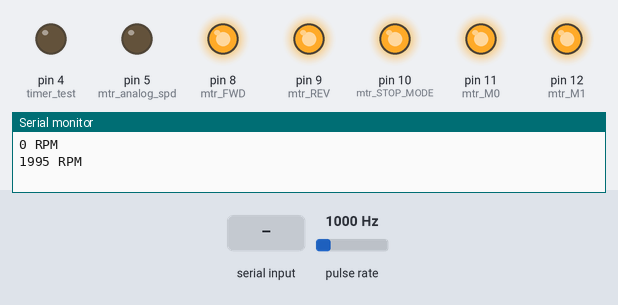
The sketch below on a simulated Arduino Leonardo, built with avr-gcc and run on an emulated ATmega32U4. On the bench: output pins drawn as LEDs (lit = HIGH), the last lines printed to the serial monitor. Wiring (inferred from the names in the program): pulse sensor: data pin 7. Dashed ring = blinking. Inputs (shaded band) come from the test bench; at power-on: pulse rate 1000 Hz. Pins used as bus, display or sensor lines are not drawn.

Above: at 1.2 s.
1.3 s: "fwd\n" received over Serial
At 1.9 s:
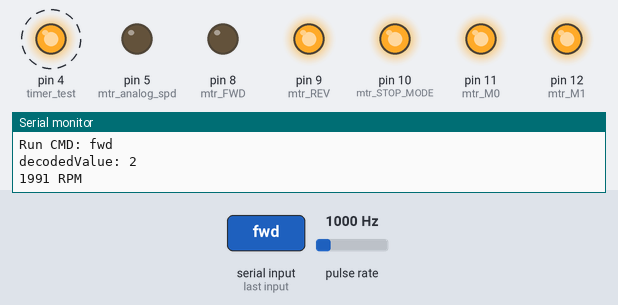
4.3 s: "rev\n" received over Serial
At 4.8 s:
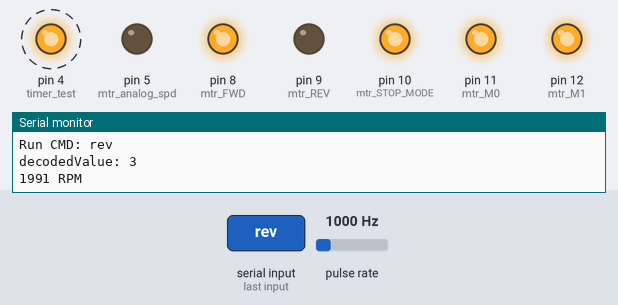
7.3 s: "run\n" received over Serial
At 7.9 s:
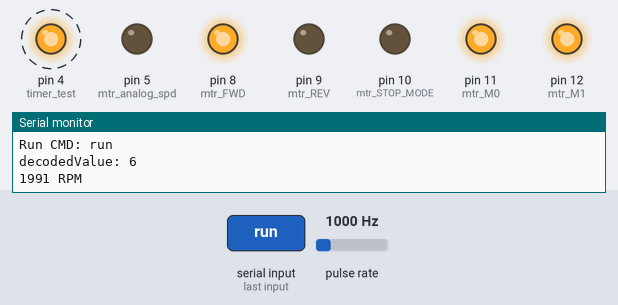
10.3 s: "alm_rst\n" received over Serial
At 11.1 s:
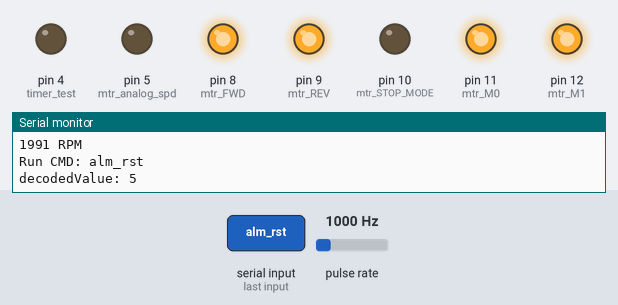
13.3 s: "fwd\n" received over Serial
At 14.25 s:
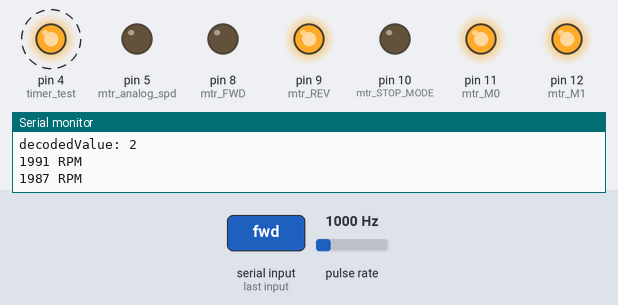
Timing chart, 0 to 17.3 s (numbered marks = the images above; inputs shaded):
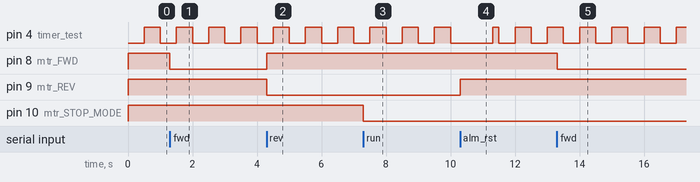

Measured:
- after the input at 1.3 s, pin 8 (mtr_FWD): HIGH → LOW at once
- after the input at 4.3 s, pin 8 (mtr_FWD): LOW → HIGH at once; pin 9 (mtr_REV): HIGH → LOW at once
- after the input at 7.3 s, pin 10 (mtr_STOP_MODE): HIGH → LOW at once
- after the input at 10.3 s, pin 9 (mtr_REV): LOW → HIGH at once
- after the input at 13.3 s, pin 8 (mtr_FWD): HIGH → LOW at once
- by itself, pin 4 (timer_test): alternates HIGH for 0.50 s and LOW for 0.50 s

The sketch:

leo_ble_mtr_ctrl.ino
```cpp
// Notes:
// PWM Measured: 526 Hz pulses (1.9 ms)
// Leonardo clock frequency: 16 MHz


// Macro to converts from duty (0..100) to PWM (0..255)
#define DUTY2PWM(x)  ((255*(x))/100)

//Define Outputs
#define mtr_FWD         8
#define mtr_REV         9
#define mtr_STOP_MODE   10 // Leave logic pin high (or invert in sw and tie to ground) on controller (prevents instantaneous stops)
#define mtr_M0          11 // Can remove and leave logic pin low (setting #1, tie low)
#define mtr_M1          12 // Can remove and use analog input on setting #1
#define mtr_alm_rst     13
#define mtr_analog_spd  5 // PWM output
#define timer_test  4 // 1 second interrupt test pin


//Define Inputs
#define mtr_speed_in    7
#define mtr_alm_in      6


#define USE_IO_DBG  0

// Serial command variables/constants
#define sub_cmds 10
#define cmd_buff_size 20
String inputCmd[sub_cmds] = "";         // a String to hold incoming data
bool inputCmdComplete = false;  // whether the string is complete
int sub_cmd_idx = 0;

// Active low inputs to remote controller/driver
#define ACTIVE 0
#define INACTIVE 1


// ISR variables
#define ENCODERMULT 30 // Pulses per revolution from the encoder
#define NUM_TIME_SAMPLES 30
volatile unsigned long time_val [NUM_TIME_SAMPLES];
volatile int rpmUpdating = 0;
volatile int encSampleCnt = 0;
// getRPM timing
unsigned long rpmTimeLast = 0;
unsigned long rpmTimeNowMS = 0;
unsigned long last_time_val = 0;
// getRPM related variables
volatile float RPM = 0;

const int RPM_CALC_RATE_MS = 1000; // Report RPM at this interval in milliseconds
#define GEARING 1 // Gear reduction, i.e. 1:20 would be GEARING = 20

int fract_rotation_cnt = 0;
int last_rotation_cnt = 0;
uint8_t int_timer_epoch_done = 0;
uint8_t sys_timer_epoch_done = 0;

void encISR_A() {

    if (int_timer_epoch_done == 1) {
        int_timer_epoch_done = 0;
        last_rotation_cnt = fract_rotation_cnt;
        fract_rotation_cnt = 0;
    } else {
        fract_rotation_cnt += 1;
    }


    // Old
    // if (rpmUpdating == 0){
    //     time_val[encSampleCnt] = micros();
    //     if (encSampleCnt == NUM_TIME_SAMPLES-1) {
    //         encSampleCnt = 0;
    //     } else {
    //         encSampleCnt++;
    //     }
    // }
}

// 1/2-sec timer interrupt
int timer1_counter;

ISR(TIMER1_OVF_vect)        // interrupt service routine
{
    TCNT1 = timer1_counter;   // preload timer
    int_timer_epoch_done = 1;
    sys_timer_epoch_done = 1;
}


void getRPM() {

    if (sys_timer_epoch_done == 1) {
        sys_timer_epoch_done = 0;
        float rev = (float)last_rotation_cnt/30.0;
        // rev /= 0.50055;
        // rev /= (1.0 - 0.5011);
        rev /= (0.5011);
        rev *= 60.0;
        RPM = rev;
        printRPM();
    }


    // // old
    // // Get time in ms
    // rpmTimeNowMS = millis();
    // if (rpmTimeNowMS - rpmTimeLast > RPM_CALC_RATE_MS) {
    //     if (time_val[0] != 0) { // Skip first value of zero
    //         rpmUpdating = 1; // Let ISR know RPM calculation has started
    //         // unsigned long tempSum = time_val[0] - last_time_val;
    //         unsigned long tempSum = 0;
    //         for(int i = 0; i < NUM_TIME_SAMPLES-1; i++) {
    //             // Todo: check for wrap around values
    //             if (time_val[i+1] > time_val[i]){
    //                 tempSum += (time_val[i+1] - time_val[i]);
    //             }
    //         }
    //         last_time_val = time_val[NUM_TIME_SAMPLES-1];

    //         float rev = tempSum/(NUM_TIME_SAMPLES-1);
    //         rev = 1.0 / rev;            // rev per us
    //         rev *= 1000000;             // rev per sec
    //         rev *= 60;                  // rev per min
    //         rev /= GEARING;             // account for gear ratio
    //         rev /= (ENCODERMULT);         // account for multiple ticks per rotation
    //         RPM = rev;
    //         printRPM();
    //     }
    //     rpmUpdating = 0; // Let ISR know RPM calculation is done
    //     rpmTimeLast = rpmTimeNowMS;
    // }
}


void printRPM() {
    Serial.print((int)RPM);
    Serial.println(" RPM");

}


// Setup system
void setup() {

    // initialize timer1
    noInterrupts();           // disable all interrupts
    timer_1sec_int();
    interrupts();             // enable all interrupts

    Serial.begin(115200);

    pinMode(mtr_FWD         , OUTPUT);
    pinMode(mtr_REV         , OUTPUT);
    pinMode(mtr_STOP_MODE      , OUTPUT);
    pinMode(mtr_M0          , OUTPUT);
    pinMode(mtr_M1          , OUTPUT);
    pinMode(mtr_alm_rst     , OUTPUT);
    pinMode(mtr_analog_spd  , OUTPUT);
    pinMode(timer_test  , OUTPUT);


    pinMode(mtr_alm_in      , INPUT);
    pinMode(mtr_speed_in    , INPUT);

    digitalWrite(mtr_FWD        , INACTIVE);
    digitalWrite(mtr_REV        , INACTIVE);
    digitalWrite(mtr_STOP_MODE  , INACTIVE);
    digitalWrite(mtr_M0         , INACTIVE);
    digitalWrite(mtr_M1         , INACTIVE);
    digitalWrite(mtr_alm_rst    , INACTIVE);
    digitalWrite(timer_test     , 0);

    // Initialize ISR
    attachInterrupt(digitalPinToInterrupt(mtr_speed_in), encISR_A, RISING);

    // reserve bytes for the inputCmd:
    for(int i=0; i<sub_cmds; i++){
        inputCmd[i].reserve(cmd_buff_size);
    }

}


void timer_1sec_int() {
    TCCR1A = 0;
    TCCR1B = 0;

    // Set timer1_counter to the correct value for our interrupt interval
    //timer1_counter = 64911;   // preload timer 65536-16MHz/256/100Hz
    //timer1_counter = 64286;   // preload timer 65536-16MHz/256/50Hz
    timer1_counter = 34286;   // preload timer 65536-16MHz/256/2Hz

    TCNT1 = timer1_counter;   // preload timer
    TCCR1B |= (1 << CS12);    // 256 prescaler
    TIMSK1 |= (1 << TOIE1);   // enable timer overflow interrupt
}


// Macro to converts from duty (0..100) to PWM (0..255)
#define DUTY2PWM(x)  ((255*(x))/100)

int dutyCycle = 0;
int mod = 0;
// int dutyCycle=127;

void loop() {

    if (Serial.available() > 0) {
        getSerial();
        if (inputCmdComplete) {
            Serial.print("Run CMD: ");
            Serial.print(inputCmd[0]);
            for(int i=1; i<sub_cmds; i++){
                if (inputCmd[i] == 0) {
                    break;
                } else {
                    Serial.print(" ");
                    Serial.print(inputCmd[i]);
                }
            }
            Serial.println("");

            cmdRunner();

            // clear the string:
            for(int i=0; i<sub_cmds; i++){
                inputCmd[i] = "";
            }

            inputCmdComplete = false;
        }
    }

    if (sys_timer_epoch_done == 1) {
        digitalWrite(timer_test, digitalRead(timer_test) ^ 1);
        // delay(1);
        // digitalWrite(timer_test     , 0);
        // int_timer_epoch_done = 0;
    }

    // if (encSampleCnt == NUM_TIME_SAMPLES-1) getRPM();
    if (sys_timer_epoch_done == 1) getRPM();
}


void cmdRunner() {

    int decodedValue = 0;
    if (inputCmd[0] == "stop_mode") {
        decodedValue = 1;
    }
    if (inputCmd[0] == "fwd") {
        decodedValue = 2;
    }
    if (inputCmd[0] == "rev") {
        decodedValue = 3;
    }
    if (inputCmd[0] == "mode") {
        decodedValue = 4;
    }
    if (inputCmd[0] == "alm_rst") {
        decodedValue = 5;
    }
    if (inputCmd[0] == "run") {
        decodedValue = 6;
    }
    if (inputCmd[0] == "speed") {
        decodedValue = 7;
    }

    Serial.print("decodedValue: ");
    Serial.println(decodedValue);

    switch(decodedValue) {

        case 1: //stop
            digitalWrite(mtr_STOP_MODE, INACTIVE);
            break;

        case 2: //fwd
            digitalWrite(mtr_REV, INACTIVE);
            digitalWrite(mtr_FWD, ACTIVE);
            break;

        case 3: //rev
            digitalWrite(mtr_FWD, INACTIVE);
            digitalWrite(mtr_REV, ACTIVE);
            break;

        case 4: //mode0
            if (inputCmd[1] == "0") {
                digitalWrite(mtr_M0, INACTIVE);
                digitalWrite(mtr_M1, INACTIVE);
            } else if (inputCmd[1] == "1") {
                digitalWrite(mtr_M0, ACTIVE);
                digitalWrite(mtr_M1, INACTIVE);
            } else if (inputCmd[1] == "2") {
                digitalWrite(mtr_M0, INACTIVE);
                digitalWrite(mtr_M1, ACTIVE);
            } else if (inputCmd[1] == "3") {
                digitalWrite(mtr_M0, ACTIVE);
                digitalWrite(mtr_M1, ACTIVE);
            } else {
                Serial.print("Sub command --> ");
                Serial.print(inputCmd[1]);
                Serial.println(" <-- invalid!");
            }
            break;

        case 5: //alm_rst
            digitalWrite(mtr_alm_rst, ACTIVE);
            digitalWrite(mtr_FWD, INACTIVE);
            digitalWrite(mtr_REV, INACTIVE);
            // Replace delay with while(mtr_ALM_in)
            delay(1000);
            digitalWrite(mtr_alm_rst, INACTIVE);
            break;

        case 6: //run
            digitalWrite(mtr_STOP_MODE, ACTIVE);
            break;

        case 7: //run
            dutyCycle = inputCmd[1].toInt();
            if (dutyCycle < 0 || dutyCycle > 100) {
                Serial.print("Sub command --> ");
                Serial.print(inputCmd[1]);
                Serial.println(" <-- invalid range! Use 0 - 100");
            } else {
                analogWrite(mtr_analog_spd, DUTY2PWM(dutyCycle));
                Serial.print("dutyCycle set to: ");
                Serial.println(dutyCycle);
            }
            break;

        default:
            Serial.print("Command --> ");
            Serial.print(inputCmd[0]);
            Serial.println(" <-- invalid!");
            break;

    }
}

void DebugRoutine(uint8_t Serialinput) {

    if (USE_IO_DBG) {
        switch(Serialinput) {
            case '1':
                digitalWrite(mtr_FWD, 1);
                delay(2000);
                digitalWrite(mtr_FWD, 0);
                delay(2000);
                digitalWrite(mtr_FWD, 1);
                break;
            case '2':
                digitalWrite(mtr_REV, 1);
                delay(2000);
                digitalWrite(mtr_REV, 0);
                delay(2000);
                digitalWrite(mtr_REV, 1);
                break;
            case '3':
                digitalWrite(mtr_STOP_MODE, 1);
                delay(2000);
                digitalWrite(mtr_STOP_MODE, 0);
                delay(2000);
                digitalWrite(mtr_STOP_MODE, 1);
                break;
            case '4':
                digitalWrite(mtr_M0, 1);
                delay(2000);
                digitalWrite(mtr_M0, 0);
                delay(2000);
                digitalWrite(mtr_M0, 1);
                break;
            case '5':
                digitalWrite(mtr_M1, 1);
                delay(2000);
                digitalWrite(mtr_M1, 0);
                delay(2000);
                digitalWrite(mtr_M1, 1);
                break;
            case '6':
                digitalWrite(mtr_alm_rst, 1);
                delay(2000);
                digitalWrite(mtr_alm_rst, 0);
                delay(2000);
                digitalWrite(mtr_alm_rst, 1);
                break;
            case '7':
                dutyCycle += 10;
                if (dutyCycle > 100) dutyCycle = 0;
                analogWrite(mtr_analog_spd, DUTY2PWM(dutyCycle));
                Serial.print("dutyCycle: ");
                Serial.print(dutyCycle);
                Serial.println("%");
                break;

            default:
                Serial.println("invalid");
        }
    }
}


/*
    Get serial data and remove terminating char '\n'
*/
void getSerial() {
    while (Serial.available()) {
        // get the new byte:
        char inChar = (char)Serial.read();
        // Omit adding '\n' to the string
        if (inChar == '\n') {
            inputCmdComplete = true;
            sub_cmd_idx = 0;
            // Omit adding '\n' to the string
        } else if (inChar == ' ') {
            sub_cmd_idx += 1;
        } else {
            // add it to the inputCmd:
            inputCmd[sub_cmd_idx] += inChar;
        }

    }
}
```
